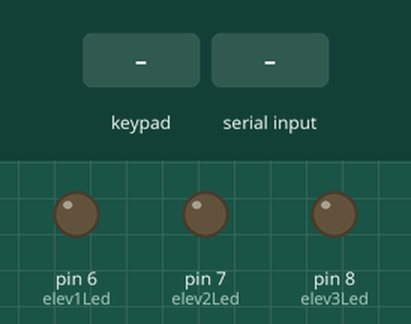
This sketch was run on a simulated Arduino Uno, built with avr-gcc and run on an emulated ATmega328P. On the bench: output pins drawn as LEDs (lit = HIGH). The test bench sets the inputs (shaded band). What the sketch prints to the serial monitor is not drawn.

Above: at 1.2 s.
1.3 s: key '1' pressed
4.3 s: keypad keys 5 4 3 2 pressed 0.4 s apart
At 8.7 s:
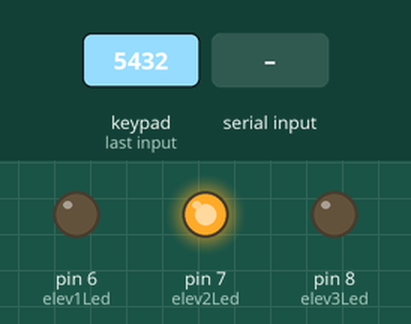
8.9 s: key '7' pressed
At 11.4 s:
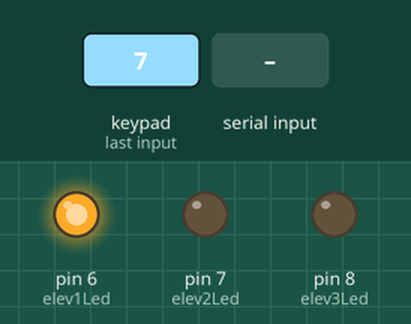
11.9 s: keypad keys 5 4 3 2 # pressed 0.4 s apart
At 12.9 s:
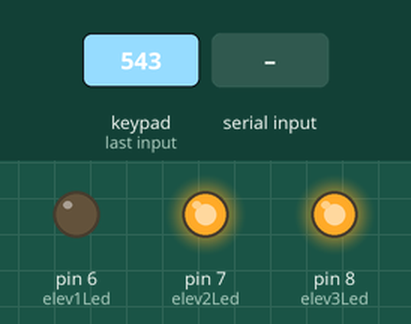
16.9 s: "30,150\n" received over the second serial link
19.5 s: keypad keys 1 3 9 7 pressed 0.4 s apart
At 22.9 s:
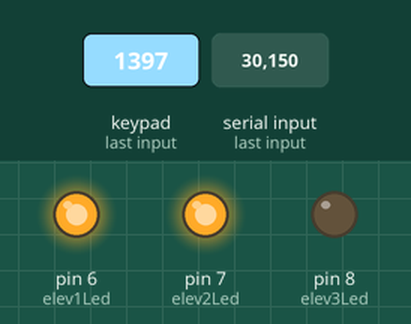
Timing chart, 0 to 25.1 s (numbered marks = the images above; inputs shaded):
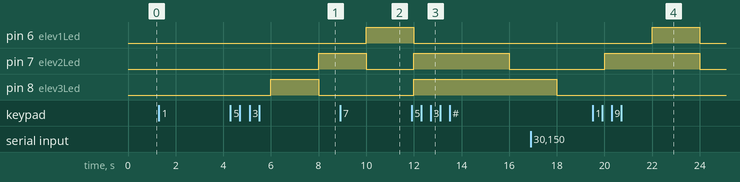

The sketch:

Task_2_Gp_4.ino
```cpp
#include <stdio.h>
#include <stdlib.h>
#include <Keypad.h>
#include "TimerOne.h"
#include <SoftwareSerial.h>

#define elev1Led 6
#define elev2Led 7
#define elev3Led 8

//bluetooth declarations
SoftwareSerial mySerial(10, 11); // RX, TX
int count = 0 ;

char var;
char incomingdata[2];

/* Each elev has elevnMode 0 off, 1 On and UP, 3 On and Down
                 elevnDest representing it's destination floor
                 elevnCurFloor representing it's current floor
                 destnFloor array represents all leevels where elevator will be opened 0 when no values stored and last value represent next place to be keptandthe number of
                 already stored dests
                 elevnOpen = 0 when elevator closed and 1 when open
                 */

 int elev1Mode = 0; int elev1CurFloor = 1; int dest1Floor [6]; int elev1Open = 0;
 int elev2Mode = 0; int elev2CurFloor = 1; int dest2Floor [6]; int elev2Open = 0;
 int elev3Mode = 0; int elev3CurFloor = 1; int dest3Floor [6]; int elev3Open = 0;

 int nLevel, enteredMode; //values for user from certain level andwhether he wants to go up (entered Mode = 1) or down (entered Mode= 2)
 int shortestPath1 = 0;
 int shortestPath2 = 0;
 int shortestPath3 = 0;

 void addDest(int , int []);
 void getThreeDistElev();
 void addDestForShortestPath();
 void elev1GoToDest();
 void elev2GoToDest();
 void elev3GoToDest();
//KeyPad declarations
/*
 * 0 reprents floor1 up
 * 1 floor 2 up, 2 floor 2 down
 * 3 floor 3 up, 4 floor 3 down
 * 5 floor 4 up, 6 floor 4 down
 * 7 floor 5 down
 */
const byte ROWS = 4; //four rows
const byte COLS = 4; //four columns
char keys[ROWS][COLS] = {
  {'1','2','3','A'},
  {'4','5','6','B'},
  {'7','8','9','C'},
  {'*','0','#','D'}
  };
byte rowPins[ROWS] = {5, 4, 3, 2}; //connect to the row pinouts of the keypad
byte colPins[COLS] = {A0, A1, A2, A3}; //connect to the column pinouts of the keypad
Keypad keypad = Keypad( makeKeymap(keys), rowPins, colPins, ROWS, COLS );
/*
 * from rigt to left
 * A3 , A2, A1, A0, 2, 3, 4, 5
 */

void setup() {
  Serial.begin(9600);
  mySerial.begin(9600); // Default communication rate of the Bluetooth module
  Timer1.initialize(2000000);         // initialize timer1, and set 2000ms
  //Timer1.pwm(9, 512);                // setup pwm on pin 9, 50% duty cycle
  Timer1.attachInterrupt(callback);  // attaches callback() as a timer overflow interrupt

  pinMode(elev1Led, OUTPUT);
  digitalWrite(elev1Led, LOW);
  pinMode(elev2Led, OUTPUT);
  digitalWrite(elev2Led, LOW);
  pinMode(elev3Led, OUTPUT);
  digitalWrite(elev3Led, LOW);
}

void loop()
{
  //recieving from external keypad
    char nLevelChar = keypad.getKey();
    if (nLevelChar)
      {
        if(nLevelChar == '0'){nLevel = 1; enteredMode = 1;}
        else if(nLevelChar == '8'){nLevel = 2; enteredMode = 1;}
        else if(nLevelChar == '7'){nLevel = 2; enteredMode = 2;}
        else if(nLevelChar == '5'){nLevel = 3; enteredMode = 1;}
        else if(nLevelChar == '4'){nLevel = 3; enteredMode = 2;}
        else if(nLevelChar == '2'){nLevel = 4; enteredMode = 1;}
        else if(nLevelChar == '1'){nLevel = 4; enteredMode = 1;}
        else if(nLevelChar == '3'){nLevel = 5; enteredMode = 2;}

        getThreeDistElev();//get paths difference for all elvators
        addDestForShortestPath(); //assign destination to the elevator of shortest path
        /*Serial.println("dest1 array");
        for(int i = 0;i<6;i++)
        Serial.println(dest1Floor[i]);
        Serial.println("dest2 array");
        for(int i = 0;i<6;i++)
        Serial.println(dest2Floor[i]);
        Serial.println("dest3 array");
        for(int i = 0;i<6;i++)
        Serial.println(dest3Floor[i]);*/
      }
      //Recieving from program
    if (mySerial.available() > 0)
      {
        // Checks whether data is comming from the serial port
        var = mySerial.read();
        incomingdata[count] = var;
       // Serial.println(incomingdata[count]);
        count++;
        if(count == 2)
              {
                /*Serial.println("recieved from bluetooth");
                Serial.println(incomingdata[0]);
                Serial.println(incomingdata[1]);*/
                int data = incomingdata[1] - '0';
                if(incomingdata[0] == '1'){addDest(data,dest1Floor);}//elevator 1
                else if(incomingdata[0] == '2'){addDest(data,dest2Floor);}//elevator 2
                else if(incomingdata[0] == '3'){addDest(data,dest3Floor); Serial.println("dest3 array");}//elevator 3

                count=0;
              }
        }
}


void addDestForShortestPath()
{
    if(shortestPath1 < shortestPath2)
    {
      if(shortestPath1 < shortestPath3)
        {addDest(nLevel,dest1Floor);mySerial.write('1');}
      else
         {addDest(nLevel,dest3Floor);mySerial.write('3');}
    }
    else
    {
      if( shortestPath2 < shortestPath3)
       { addDest(nLevel,dest2Floor); mySerial.write('2');}
      else
        {addDest(nLevel,dest3Floor);mySerial.write('3');}
    }
}

void getThreeDistElev()
{

        //for elevator 1
        if(elev1Mode == 0) {shortestPath1 = abs(nLevel - elev1CurFloor);}
        else if (elev1Mode == 1)//Up mode
        {
          if(enteredMode == 1 && nLevel > elev1CurFloor){shortestPath1 = abs(nLevel-elev1CurFloor);}
          else {shortestPath1 = 5;}//won't be seen except if other paths take very long delay of 5 floors
          /*if(nLevel > elev1CurFloor){shortestPath1 = nLevel-elev1CurFloor;}
          else {shortestPath1 = 5;}//won't be seen except if other paths take very long delay of 5 floors*/
        }
         else //Down mode
        {
          if(enteredMode == 2 && nLevel < elev2CurFloor){shortestPath1 = abs(nLevel-elev1CurFloor);}
          else {shortestPath1 = 5;}//won't be seen except if other paths take very long delay of 5 floors
          /*if(nLevel < elev1CurFloor){shortestPath1 = elev1CurFloor-nLevel;}
          else {shortestPath1 = 5;}*/
        }

        //for elevator 2
        if(elev2Mode == 0) {shortestPath2 = abs(nLevel - elev2CurFloor);}
        else if (elev2Mode == 1)//Up mode
        {
          if(enteredMode == 1 && nLevel > elev2CurFloor){shortestPath2 = abs(nLevel-elev2CurFloor);}
          else {shortestPath2 = 5;}
        }
         else //Down mode
        {
          if(enteredMode == 2 && nLevel < elev2CurFloor){shortestPath2 = abs(elev2CurFloor-nLevel);}
          else {shortestPath2 = 5;}
        }

        //for elevator 3
        if(elev3Mode == 0) {shortestPath3 = abs(nLevel - elev3CurFloor);}
        else if (elev3Mode == 1)//Up mode
        {
          if(enteredMode == 1&& nLevel > elev3CurFloor ){shortestPath3 = abs(nLevel-elev3CurFloor);}
          else {shortestPath3 = 5;}
        }
         else //Down mode
        {
          if(enteredMode == 2 && nLevel < elev3CurFloor){shortestPath3 = abs(elev3CurFloor-nLevel);}
          else {shortestPath3 = 5;}
        }
        /*
        Serial.println("Shortest Path1");
        Serial.println (shortestPath1);
        Serial.println("Shortest Path2");
        Serial.println (shortestPath2);
        Serial.println("Shortest Path3");
        Serial.println (shortestPath3);*/
}

void addDest  (int  newDest, int prevArr [])
{
  for(int i=0;i < prevArr[5];i++)
  {
    if(newDest<= prevArr[i])
    {
      int temp = prevArr[i];
      prevArr[i] = newDest;
      newDest = temp;
      if(newDest == prevArr[i])
        return;

    }
  }
  prevArr[prevArr[5]] = newDest;
  prevArr[5]++;
}

void elev1GoToDest()
{
  if(elev1Mode ==0 && dest1Floor[0] !=0)//was off and first destination given
  {
    if(dest1Floor[0] < elev1CurFloor){elev1Mode = 2;}
    else{elev1Mode = 1;}
  }
  elev1Open = 0;
  int i = 0;
  if(elev1Mode == 1)
  {
    //Up Mode
   for(i=0;i<dest1Floor[5];i++)
   {
     if(dest1Floor[i] >= elev1CurFloor)
       break;
   }
   int n;
   n = i;
   if(dest1Floor[n]> elev1CurFloor)
   {
    elev1CurFloor = elev1CurFloor +1;
    if(dest1Floor[n]== elev1CurFloor)
    {//for case level reached from below level
      elev1Open = 1;
      dest1Floor[5] = dest1Floor[5]-1;
      for(int m = n;m< 4;m++)
      {
        dest1Floor[m] = dest1Floor[m+1];
      }
      dest1Floor[4] = 0;
      if(dest1Floor[n] == 0 && dest1Floor[5] == 0) { elev1Mode = 0; }
      else if (dest1Floor[n] == 0 && dest1Floor[5] != 0)
      { elev1Mode = 2;}
    }
   }
   else if (dest1Floor[n] == elev1CurFloor)
   {//for case elevator is in it's place but called from outside
     dest1Floor[5] = dest1Floor[5]-1;
     elev1Open = 1;
     for(int m = n;m< 4;m++)
     {
        dest1Floor[m] = dest1Floor[m+1];
     }
     dest1Floor[4] = 0;
     if(dest1Floor[n] == 0 && dest1Floor[5] == 0){ elev1Mode = 0; }
     else if (dest1Floor[n] == 0 && dest1Floor[5] != 0)
     {
       elev1Mode = 2;
       elev1CurFloor = elev1CurFloor - 1;
     }
     else {elev1CurFloor = elev1CurFloor + 1;}
   }
  }

  else  if(elev1Mode == 2)
  {
    //Down mode
    for(i=(dest1Floor[5]- 1);i>0;i--)
    {
      if(dest1Floor[i] <= elev1CurFloor)
        break;
    }
    int n;
    n = i;
    if(dest1Floor[n] < elev1CurFloor)
    {
      elev1CurFloor = elev1CurFloor - 1;
      if(dest1Floor[n]== elev1CurFloor)
      {
        elev1Open = 1;
        dest1Floor[5] = dest1Floor[5]-1;
        for(int m = n;m< 4;m++)
        {
          dest1Floor[m] = dest1Floor[m+1];
        }
        dest1Floor[4] = 0;
        if(n == 0 && dest1Floor[5] == 0){ elev1Mode = 0; }
        else if (n == 0 && dest1Floor[5] != 0) { elev1Mode = 1; }
      }
    }
    else if (dest1Floor[n] == elev1CurFloor)
    {
      elev1Open = 1;
      dest1Floor[5] = dest1Floor[5]-1;
      for(int m = n;m< 4;m++)
      {
        dest1Floor[m] = dest1Floor[m+1];
      }
      dest1Floor[4] = 0;
      if(n == 0 && dest1Floor[5] == 0){ elev1Mode = 0; }
      else if (n == 0 && dest1Floor[5] != 0)
      {
        elev1Mode = 1;
        elev1CurFloor = elev1CurFloor + 1;
      }
      else {elev1CurFloor = elev1CurFloor - 1;}
    }
   }
}

void elev2GoToDest()
{
  if(elev2Mode ==0 && dest2Floor[0] !=0)//was off and first destination given
  {
    if(dest2Floor[0] < elev2CurFloor){elev2Mode = 2;}
    else{elev2Mode = 1;}
  }
  elev2Open = 0;
  int i = 0;
  if(elev2Mode == 1)
  {
    //Up Mode
   for(i=0;i<dest2Floor[5];i++)
   {
     if(dest2Floor[i] >= elev2CurFloor)
       break;
   }
   int n;
   n = i;
   if(dest2Floor[n]> elev2CurFloor)
   {
    elev2CurFloor = elev2CurFloor +1;
    if(dest2Floor[n]== elev2CurFloor)
    {//for case level reached from below level
      elev2Open = 1;
      dest2Floor[5] = dest2Floor[5]-1;
      for(int m = n;m< 4;m++)
      {
        dest2Floor[m] = dest2Floor[m+1];
      }
      dest2Floor[4] = 0;
      if(dest2Floor[n] == 0 && dest2Floor[5] == 0) { elev2Mode = 0; }
      else if (dest2Floor[n] == 0 && dest2Floor[5] != 0) { elev2Mode = 2; }
    }
   }
   else if (dest2Floor[n] == elev2CurFloor)
   {//for case elevator is in it's place but called from outside
     dest2Floor[5] = dest2Floor[5]-1;
     elev2Open = 1;
     for(int m = n;m< 4;m++)
     {
        dest2Floor[m] = dest2Floor[m+1];
     }
     dest2Floor[4] = 0;
     if(dest2Floor[n] == 0 && dest2Floor[5] == 0){ elev2Mode = 0; }
     else if (dest2Floor[n] == 0 && dest2Floor[5] != 0)
     {
       elev2Mode = 2;
       elev2CurFloor = elev2CurFloor - 1;
     }
     else {elev2CurFloor = elev2CurFloor + 1;}
   }
  }

  else  if(elev2Mode == 2)
  {
    //Down mode
    for(i=(dest2Floor[5]- 1);i>0;i--)
    {
      if(dest2Floor[i] <= elev2CurFloor)
        break;
    }
    int n;
    n = i;
    if(dest2Floor[n] < elev2CurFloor)
    {
      elev2CurFloor = elev2CurFloor - 1;
      if(dest2Floor[n]== elev2CurFloor)
      {
        elev2Open = 1;
        dest2Floor[5] = dest2Floor[5]-1;
        for(int m = n;m< 4;m++)
        {
          dest2Floor[m] = dest2Floor[m+1];
        }
        dest2Floor[4] = 0;
        if(n == 0 && dest2Floor[5] == 0){ elev2Mode = 0; }
        else if (n == 0 && dest2Floor[5] != 0) { elev2Mode = 1; }
      }
    }
    else if (dest2Floor[n] == elev2CurFloor)
    {
      elev2Open = 1;
      dest2Floor[5] = dest2Floor[5]-1;
      for(int m = n;m< 4;m++)
      {
        dest2Floor[m] = dest2Floor[m+1];
      }
      dest2Floor[4] = 0;
      if(n == 0 && dest2Floor[5] == 0){ elev2Mode = 0; }
      else if (n == 0 && dest2Floor[5] != 0)
      {
        elev2Mode = 1;
        elev2CurFloor = elev2CurFloor + 1;
      }
      else {elev2CurFloor = elev2CurFloor - 1;}
    }
   }
}

void elev3GoToDest()
{
  if(elev3Mode ==0 && dest3Floor[0] !=0)//was off and first destination given
  {
    if(dest3Floor[0] < elev3CurFloor){elev3Mode = 2;}
    else{elev3Mode = 1;}
  }
  elev3Open = 0;
  int i = 0;
  if(elev3Mode == 1)
  {
    //Up Mode
   for(i=0;i<dest3Floor[5];i++)
   {
     if(dest3Floor[i] >= elev3CurFloor)
       break;
   }
   int n;
   n = i;
   if(dest3Floor[n]> elev3CurFloor)
   {
    elev3CurFloor = elev3CurFloor +1;
    if(dest3Floor[n]== elev3CurFloor)
    {//for case level reached from below level
      elev3Open = 1;
      dest3Floor[5] = dest3Floor[5]-1;
      for(int m = n;m< 4;m++)
      {
        dest3Floor[m] = dest3Floor[m+1];
      }
      dest3Floor[4] = 0;
      if(dest3Floor[n] == 0 && dest3Floor[5] == 0) { elev3Mode = 0; }
      else if (dest3Floor[n] == 0 && dest3Floor[5] != 0) { elev3Mode = 2; }
    }
   }
   else if (dest3Floor[n] == elev3CurFloor)
   {//for case elevator is in it's place but called from outside
     dest3Floor[5] = dest3Floor[5]-1;
     elev3Open = 1;
     for(int m = n;m< 4;m++)
     {
        dest3Floor[m] = dest3Floor[m+1];
     }
     dest3Floor[4] = 0;
     if(dest3Floor[n] == 0 && dest3Floor[5] == 0){ elev3Mode = 0; }
     else if (dest3Floor[n] == 0 && dest3Floor[5] != 0)
     {
       elev3Mode = 2;
       elev3CurFloor = elev3CurFloor - 1;
     }
     else {elev3CurFloor = elev3CurFloor + 1;}
   }
  }

  else  if(elev3Mode == 2)
  {
    //Down mode
    for(i=(dest3Floor[5]- 1);i>0;i--)
    {
      if(dest3Floor[i] <= elev3CurFloor)
        break;
    }
    int n;
    n = i;
    if(dest3Floor[n] < elev3CurFloor)
    {
      elev3CurFloor = elev3CurFloor - 1;
      if(dest3Floor[n]== elev3CurFloor)
      {
        elev3Open = 1;
        dest3Floor[5] = dest3Floor[5]-1;
        for(int m = n;m< 4;m++)
        {
          dest3Floor[m] = dest3Floor[m+1];
        }
        dest3Floor[4] = 0;
        if(n == 0 && dest3Floor[5] == 0){ elev3Mode = 0; }
        else if (n == 0 && dest3Floor[5] != 0){ elev3Mode = 1; }
      }
    }
    else if (dest3Floor[n] == elev3CurFloor)
    {
      elev3Open = 1;
      dest3Floor[5] = dest3Floor[5]-1;
      for(int m = n;m< 4;m++)
      {
        dest3Floor[m] = dest3Floor[m+1];
      }
      dest3Floor[4] = 0;
      if(n == 0 && dest3Floor[5] == 0){ elev3Mode = 0; }
      else if (n == 0 && dest3Floor[5] != 0)
      {
        elev3Mode = 1;
        elev3CurFloor = elev3CurFloor + 1;
      }
      else {elev3CurFloor = elev3CurFloor - 1;}
    }
   }
}

    // Interrupt is called once a millisecond,
    void callback()
    {

  //send each elev position and if opened

 elev1GoToDest();
 elev2GoToDest();
 elev3GoToDest();

 if(elev1Open == 1){digitalWrite(elev1Led, HIGH);}
 else {digitalWrite(elev1Led, LOW);}
 if(elev2Open == 1){digitalWrite(elev2Led, HIGH);}
 else {digitalWrite(elev2Led, LOW);}
 if(elev3Open == 1){digitalWrite(elev3Led, HIGH);}
 else {digitalWrite(elev3Led, LOW);}

  Serial.println("elevator 1 Current Floor : ");
  Serial.print(elev1CurFloor);
  //Serial.println("elevator 1 Open ");
  //Serial.println( elev1Open);
  Serial.println("elevator 2 Current Floor : ");
  Serial.print(elev2CurFloor);
  //Serial.println("elevator 2 Open ");
  //Serial.println( elev2Open);
  Serial.println("elevator 3 Current Floor : ");
  Serial.print(elev3CurFloor);
  //Serial.println("elevator 3 Open ");
  //Serial.println( elev3Open);
    }
```

Measured:
- after the input at 1.3 s, every drawn part: stays the same
- after the input at 4.3 s, pin 7 (elev2Led): LOW → HIGH after 3.7 s
- after the input at 8.9 s, pin 6 (elev1Led): LOW → HIGH after 1.1 s
- after the input at 11.9 s, pin 8 (elev3Led): LOW → HIGH after 0.10 s
- after the input at 19.5 s, pin 6 (elev1Led): LOW → HIGH after 2.5 s, → LOW 2.0 s later; pin 7 (elev2Led): LOW → HIGH after 0.50 s, → LOW 4.0 s later
